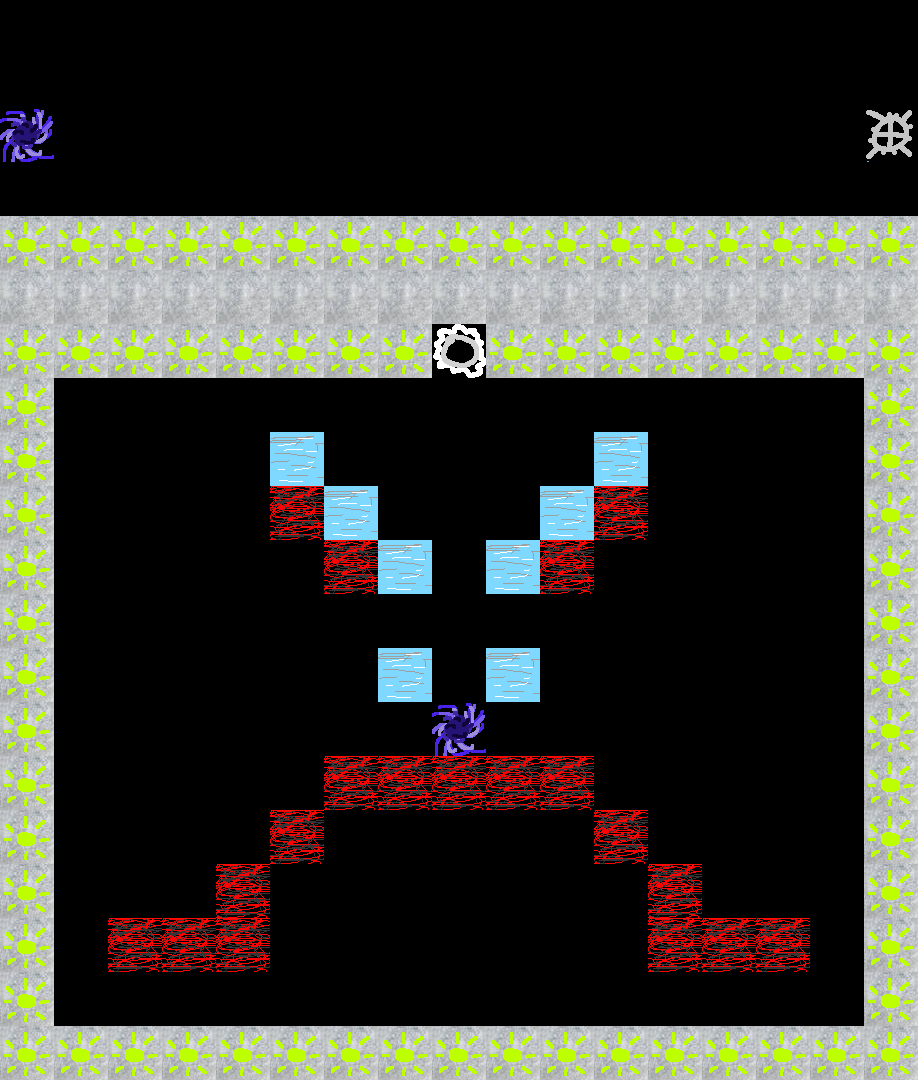

Tiled map render using the project's own tile images. Description and the map definition, with tile-layer contents summarised, below:
An orthogonal 17x20 tile map with 54x54 px tiles, 2 tile layers (Tile Layer 1, Tile Layer 2).

<map version="1.9" tiledversion="1.9.2" orientation="orthogonal" renderorder="right-down" width="17" height="20" tilewidth="54" tileheight="54" infinite="0" nextlayerid="3" nextobjectid="1">
 <tileset firstgid="1" source="temp2.tsx" />
 <layer id="1" name="Tile Layer 1" width="17" height="20">
  <data>[340 cells, 122 non-empty, 6 distinct tile ids]</data>
 </layer>
 <layer id="2" name="Tile Layer 2" width="17" height="20">
  <data>[340 cells, 74 non-empty, 1 distinct tile ids]</data>
 </layer>
</map>
